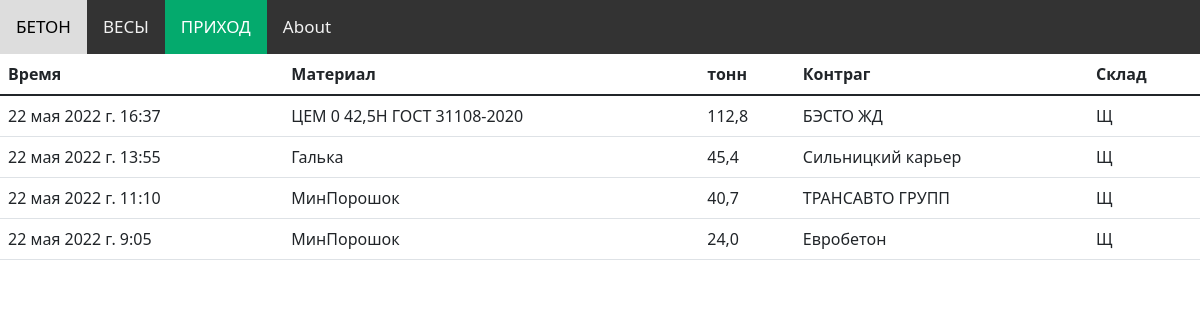
The app's page /income/ with its own data.
### first/models.py (models this page shows)
class income(models.Model):
    Time = models.DateTimeField(null=True)
    Material = models.CharField(max_length=100, null=True)
    Mass = models.FloatField(null=True)
    Contrag = models.CharField(max_length=100, null=True)
    Stock = models.CharField(max_length=5, null=True)

### first/views.py (the view)
# urls.py: path('income/', views.income_page),
def income_page(request):
    incomeModel_all = income.objects.all()
    context = {"incomeModel_all": incomeModel_all}
    return render(request, "income.html", context)

### first/templates/income.html (shortened to what this page needs)
{% load static %}
{% load mathfilters %}
<!DOCTYPE html>
<html lang="ru">
<head>
    <link rel="stylesheet" href="https://cdn.jsdelivr.net/npm/bootstrap@5.1.3/dist/css/bootstrap.min.css">
    <link rel="stylesheet" href="{% static 'first/css/first.css' %}">
</head>
<body>
<div class="topnav">
  <a href="/">БЕТОН</a>
  <a href="weights/">ВЕСЫ</a>
  <a class="active" href="#">ПРИХОД</a>
  <a href="#about">About</a>
</div>
    <table class="table">
        <thead>
        <tr>
        <th scope="col">Время</th>
        <th scope="col">Материал</th>
        <th scope="col">тонн</th>
        <th scope="col">Контраг</th>
        <th scope="col">Склад</th>
        </tr>
        </thead>
        {% for item in incomeModel_all %}
        <tr>
          <td class="table-default">{{ item.Time }}</td>
          <td class="table-default">{{ item.Material }}</td>
          <td class="table-default">{{ item.Mass }}</td>
          <td class="table-default">{{ item.Contrag }}</td>
          <td class="table-default">{{ item.Stock }}</td>
        </tr>
        {% endfor %}
    </table>
</body>
</html>

### first/static/first/css/first.css (style rules this page uses)
.topnav { background-color: #333; overflow: hidden; }
.topnav a { float: left; color: #f2f2f2; text-align: center; padding: 14px 16px; text-decoration: none; font-size: 17px; }
.topnav a.active { background-color: #04AA6D; color: white; }

### records on screen
income: Time "22 мая 2022 г. 16:37", Material "ЦЕМ 0 42,5Н ГОСТ 31108-2020", Mass "112,8", Contrag "БЭСТО ЖД", Stock "Щ"
income: Time "22 мая 2022 г. 13:55", Material "Галька", Mass "45,4", Contrag "Сильницкий карьер", Stock "Щ"
income: Time "22 мая 2022 г. 11:10", Material "МинПорошок", Mass "40,7", Contrag "ТРАНСАВТО ГРУПП", Stock "Щ"
income: Time "22 мая 2022 г. 9:05", Material "МинПорошок", Mass "24,0", Contrag "Евробетон", Stock "Щ"
